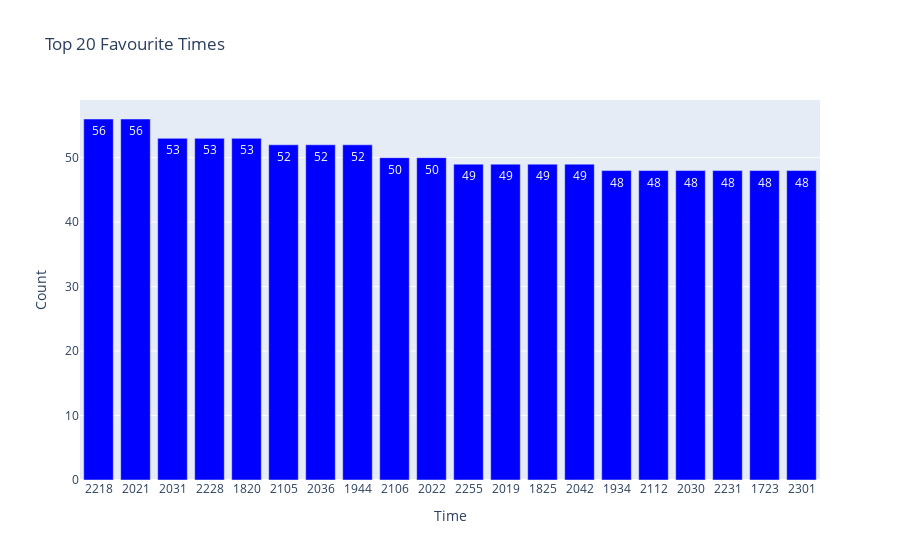

Write notebook code for a chart like this one.
### Code cell
times_data = lambda n: pandas.DataFrame(frame['Time'].value_counts()).reset_index().iloc[:n, :]
figure2 = graph.Figure(data = graph.Bar(y = times_data(20)['count'], x = times_data(20)['Time'], text = times_data(20)['count'], textposition = 'auto',
                                        marker_color = ['blue'] * 20))
figure2.update_layout(title = 'Top 20 Favourite Times',
                   xaxis_title = 'Time',
                   yaxis_title = 'Count',)
figure2.show()

### Figure 1 — Plotly figure (JSON) as saved in the notebook; plotly's stock layout.template omitted (floating-point values rounded to 4 significant figures)
{"data": [{"marker": {"color": ["blue", "blue", "blue", "blue", "blue", "blue", "blue", "blue", "blue", "blue", "blue", "blue", "blue", "blue", "blue", "blue", "blue", "blue", "blue", "blue"]}, "text": [56, 56, 53, 53, 53, 52, 52, 52, 50, 50, 49, 49, 49, 49, 48, 48, 48, 48, 48, 48], "textposition": "auto", "type": "bar", "x": ["2218", "2021", "2031", "2228", "1820", "2105", "2036", "1944", "2106", "2022", "2255", "2019", "1825", "2042", "1934", "2112", "2030", "2231", "1723", "2301"], "y": [56, 56, 53, 53, 53, 52, 52, 52, 50, 50, 49, 49, 49, 49, 48, 48, 48, 48, 48, 48]}], "layout": {"title": {"text": "Top 20 Favourite Times"}, "xaxis": {"title": {"text": "Time"}}, "yaxis": {"title": {"text": "Count"}}}}
